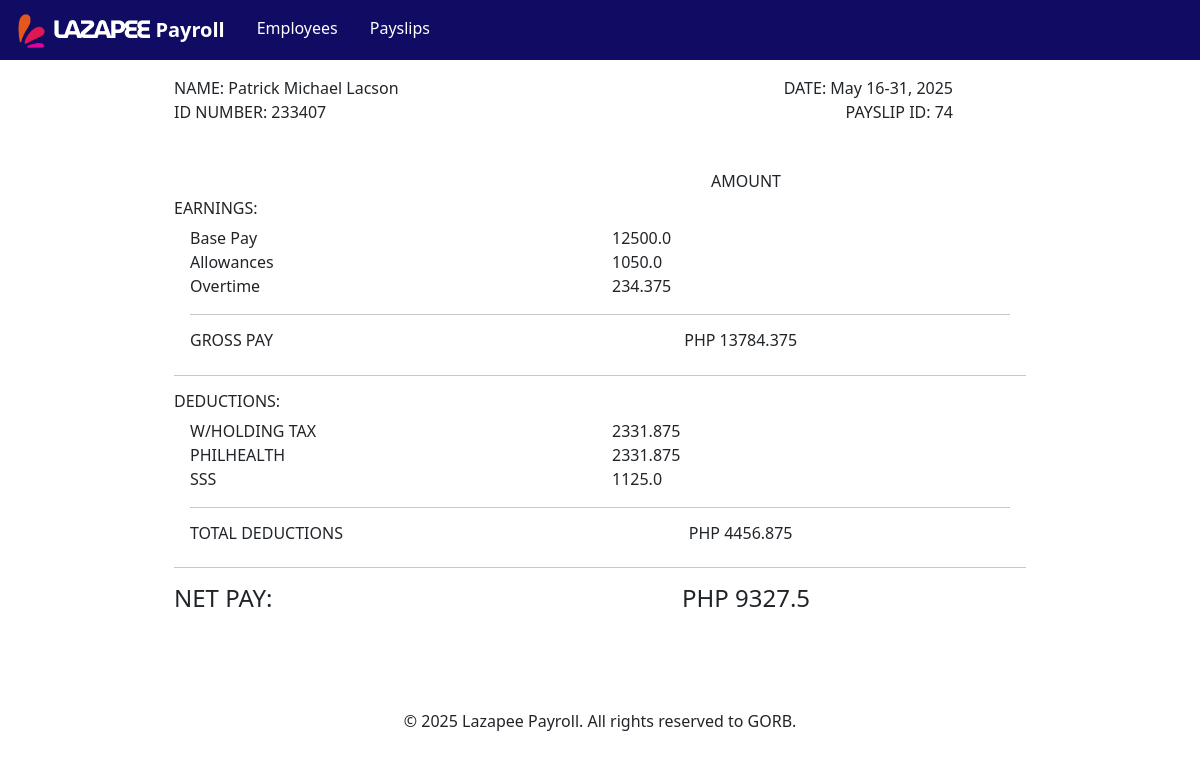
The page /payslips/74 on the database its author committed.
### payroll_app/models.py (models this page shows, shortened)
class Payslip(models.Model):
    id_number = models.ForeignKey(Employee, on_delete=models.CASCADE)
    employee_name = models.CharField(max_length = 300) ##ADDITIONAL FIELD (Why? So the name of employee at the time of generation is hard-coded in each payslip.)
    month = models.CharField(max_length = 300)
    month_integer_reference = models.IntegerField() ##ADDITIONAL FIELD (Why? So we are able to sort the payslips in manner of time. E.g. Jan = 1, Feb = 2, ...)
    date_range = models.CharField(max_length = 300)
    year = models.CharField(max_length = 300)
    pay_cycle = models.IntegerField()
    rate = models.FloatField()
    earnings_allowance = models.FloatField()
    deductions_tax = models.FloatField()
    deductions_health = models.FloatField()
    pag_ibig = models.FloatField()
    sss = models.FloatField()
    overtime = models.FloatField()
    total_pay = models.FloatField()
    def getIDNumber(self):
        return self.id_number.getID()
    def getMonth(self):
        return self.month
    def getDate_range(self):
        return self.date_range
    def getYear(self):
        return self.year
    def getPay_cycle(self):
        return self.pay_cycle
    def getDeductions_tax(self):
        return self.deductions_tax
    def getDeductions_health(self):
        return self.deductions_health
    def getPag_ibig(self):
        return self.pag_ibig
    def getSSS(self):
        return self.sss
    def getOvertime(self):
        return self.overtime
    def getTotal_pay(self):
        return self.total_pay

class Employee(models.Model):
    name = models.CharField(max_length = 300)
    id_number = models.CharField(max_length = 300, unique = True)
    rate = models.FloatField()
    overtime_pay = models.FloatField(null=True)
    allowance = models.FloatField(null=True)
    def getID(self):
        return self.id_number
    def getRate(self):
        return self.rate
    def getAllowance(self):
        return self.allowance

### payroll_app/views.py (the view)
# urls.py: path('payslips/<int:pk>', views.view_payslip,  name='view_payslip'),
def view_payslip(request, pk):
    global history
    payslip = get_object_or_404(Payslip, pk=pk)
    base = payslip.id_number.getRate() / 2
    gross_pay = base + payslip.id_number.getAllowance() + payslip.getOvertime()
    total_deductions = payslip.getDeductions_tax() + payslip.getDeductions_health() + payslip.getSSS() + payslip.getPag_ibig()
    return render(request, 'payroll_app/view_payslip.html', {'payslip':payslip, 'base':base, 'gross':gross_pay, 'deduction':total_deductions, 'history':history})

### payroll_app/templates/payroll_app/view_payslip.html (shortened to what this page needs)
{% load static %}
<html>
    <head>
        <link rel="stylesheet" href="{% static '/bootstrap/css/bootstrap.min.css' %}">
        <link rel="stylesheet" href="{% static '/bootstrap/css/custom.css' %}">
    </head>
    <body style="background-color: white;">
        <nav class="navbar navbar-dark bg-custom mb-3 sticky-top" style="background-color: #100c64;">
            <div class="container-fluid justify-content-start">
                <div style="z-index: 3; margin-top: 3px;">
                    <a class="navbar-brand mb-0" href="{% url 'employees' %}" style="font-family: 'Segoe UI', Tahoma, Geneva, Verdana, sans-serif; font-weight: 600;">
                        <img src="{% static '/images/Lazapee_logo.png' %}" style="max-width: 40px; max-height: fit-content">
                        <img src="{% static '/images/Lazapee_name.png' %}" style="max-height: 25px; margin-left: -5px; margin-right: -2px; margin-top: -5px;">
                        Payroll
                    </a>
                </div>
                <div>
                    <ul class="nav mb-1">
                        <li class="nav-item">
                            <a class="nav-link text-white" href="{% url 'employees' %}" style="font-weight: 200;">Employees</a>
                        </li>
                        <li class="nav-item">
                            <a class="nav-link text-white" href="{% url 'payslips' %}" style="font-weight: 200;">Payslips</a>
                        </li>
                    </ul>
                </div>
            </div>
        </nav>
        <div class="container" style="max-width: 75%;">
            <div class="container">
                <div class="row">
                    <div class="col-6">
                        NAME: {{ payslip.employee_name }}
                    </div>
                    <div class="col-5 text-end">
                        DATE: {{ payslip.getMonth }} {{payslip.getDate_range}}, {{payslip.getYear}}
                    </div>
                </div>
                <div class="row">
                    <div class="col-6">
                        ID NUMBER: {{ payslip.getIDNumber }}
                    </div>
                    <div class="col-5 text-end">
                        PAYSLIP ID: {{ payslip.pk }}
                    </div>
                </div>
            </div>
            <div class="container mt-5">
                <div class="row">
                    <div class="col-6">
                    </div>
                    <div class="col-4 text-center">
                        <h6> AMOUNT </h6>
                    </div>
                </div>
                <div class="row">
                    <div class="col">
                        <h6> EARNINGS: </h6>
                    </div>
                </div>
                <div class="mx-3">
                    <div class="row">
                        <div class="col-6">
                            Base Pay
                        </div>
                        <div class="col-4">
                            {{ base }}
                        </div>
                    </div>
                    <div class="row">
                        <div class="col-6">
                            Allowances
                        </div>
                        <div class="col-4">
                            {{ payslip.id_number.getAllowance }}
                        </div>
                    </div>
                    <div class="row">
                        <div class="col-6">
                            Overtime
                        </div>
                        <div class="col-4">
                            {{ payslip.getOvertime }}
                        </div>
                    </div>
                    <hr class="my-3">
                    <div class="row">
                        <div class="col-6">
                            <h6> GROSS PAY </h6>
                        </div>
                        <div class="col-4 text-center">
                            <h6> PHP {{ gross }} </h6>
                        </div>
                    </div>
                </div>
                <hr class="my-3">
                <div class="row">
                    <div class="col">
                        <h6> DEDUCTIONS: </h6>
                    </div>
                </div>
                <div class="mx-3">
                    <div class="row">
                        <div class="col-6">
                            W/HOLDING TAX
                        </div>
                        <div class="col-4">
                            {{ payslip.getDeductions_tax }}
                        </div>
                    </div>
                    {% if payslip.getPay_cycle == 2 %}
                        <div class="row">
                            <div class="col-6">
                                PHILHEALTH
                            </div>
                            <div class="col-4">
                                {{ payslip.getDeductions_tax }}
                            </div>
                        </div>
                        <div class="row">
                            <div class="col-6">
                                SSS
                            </div>
                            <div class="col-4">
                                {{ payslip.getSSS }}
                            </div>
                        </div>
                    {% endif %}
                    <hr class="my-3">
                    <div class="row">
                        <div class="col-6">
                            <h6> TOTAL DEDUCTIONS </h6>
                        </div>
                        <div class="col-4 text-center">
                            <h6> PHP {{ deduction }} </h6>
                        </div>
                    </div>
                </div>
                <hr class="my-3">
                <div class="row my-2">
                    <div class="col-6">
                        <h4> NET PAY: </h4>
                    </div>
                    <div class="col-4 text-center">
                        <h4> PHP {{ payslip.getTotal_pay }} </h4>
                    </div>
                </div>
            </div>
        </div>
    </body>
    <br>
    <br>
    <br>
    <footer>
        <nav class="navbar bg-custom justify-content-center">
            <div>&copy; 2025 Lazapee Payroll. All rights reserved to GORB.</div>
        </nav>
    </footer>
</html>

### rows shown on the page
Payslip: employee_name "Patrick Michael Lacson", getMonth "May", getDate_range "16-31", getYear "2025", getIDNumber "233407", pk "74", id_number.getAllowance "1050.0", getOvertime "234.375", getDeductions_tax "2331.875", getSSS "1125.0", getTotal_pay "9327.5"

### other values the page prints
{{ base }} "12500.0"
{{ gross }} "13784.375"
{{ deduction }} "4456.875"
